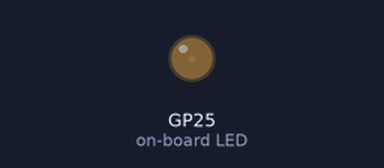
Bench run of a program on a simulated Raspberry Pi Pico running MicroPython. Parts: output pins drawn as LEDs (lit = HIGH).

Above: at 0.05 s.
At 1.15 s:
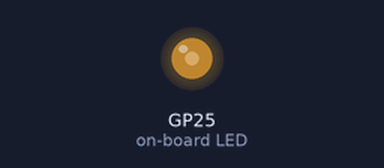
At 2.3 s:
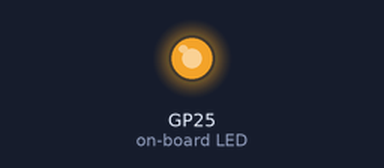
At 4.6 s:
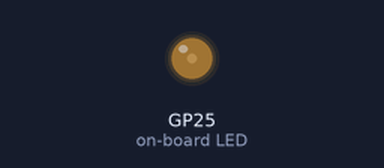
Timing chart, 0 to 6.7 s (numbered marks = the images above):
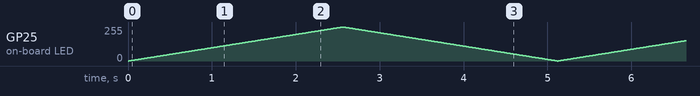

The program:

led.py
```python
# Blinky badger fun!

import badger2040
import time

badger = badger2040.Badger2040()

while True:
    # increase badger.led brightness from 0 to 255 and back down to zero
    for i in range(0, 255):
        badger.led(i)
        time.sleep_ms(10)
    for i in range(255, 0, -1):
        badger.led(i)
        time.sleep_ms(10)
```
